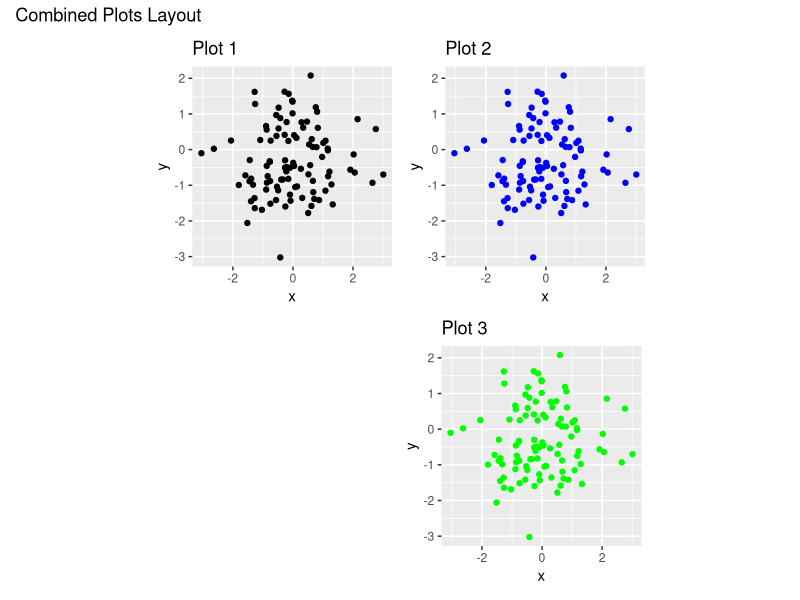

The R source for this figure:
library(ggplot2)
library(patchwork)

# Example data
data <- data.frame(x = rnorm(100), y = rnorm(100))

# Create four example plots
plot1 <- ggplot(data, aes(x = x, y = y)) + geom_point() + ggtitle("Plot 1") + theme(aspect.ratio = 1)
plot2 <- ggplot(data, aes(x = x, y = y)) + geom_point(color = "blue") + ggtitle("Plot 2")  + theme(aspect.ratio = 1)
plot3 <- ggplot(data, aes(x = x, y = y)) + geom_point(color = "green") + ggtitle("Plot 3") + theme(aspect.ratio = 1)
plot4 <- ggplot(data, aes(x = x, y = y)) + geom_point(color = "red") + ggtitle("Plot 4") + theme(aspect.ratio = 1)

# Combine the plots with an empty plot in the lower left quadrant
empty_plot <- ggplot() + theme_void() + theme(aspect.ratio = 1)

combined_plot <- (plot1 | plot2) / (empty_plot | plot3) +
  plot_layout(heights = c(1, 1)) +
  plot_annotation(title = "Combined Plots Layout")

# Display the combined plot
print(combined_plot)

